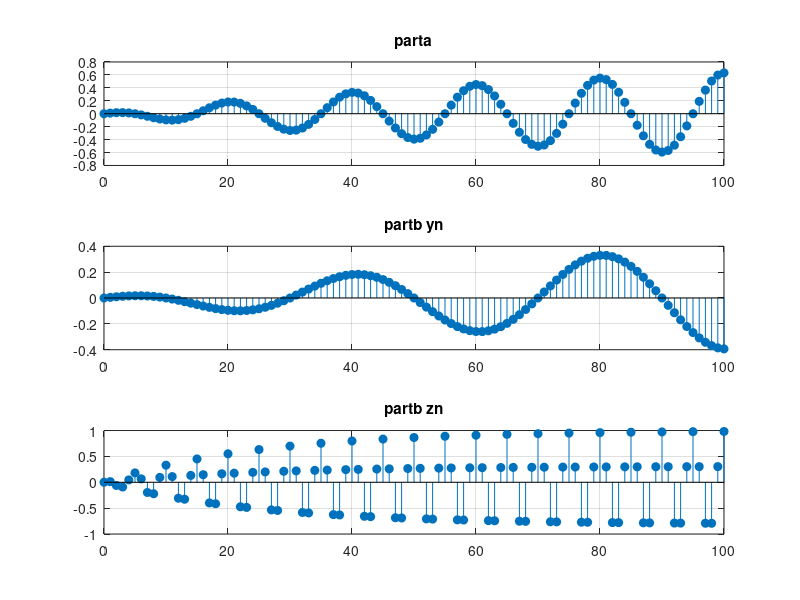

MATLAB code to generate this figure:
function question7ab
%UNTITLED Summary of this function goes here
%   Detailed explanation goes here
x = [0:100];
xn = (1-exp(-0.01*x)).*cos((pi*x)/10);
subplot(3,1,1),stem(x,xn,'filled'),grid
title('parta')
%partb
yn = (1-exp(-0.01*(x/2))).*cos((pi*(x/2))/10);
subplot(3,1,2),stem(x,yn,'filled'),grid
title('partb yn')

zn = (1-exp(-0.01*(4*x))).*cos((pi*(4*x))/10);
subplot(3,1,3),stem(x,zn,'filled'),grid
title('partb zn')

end
